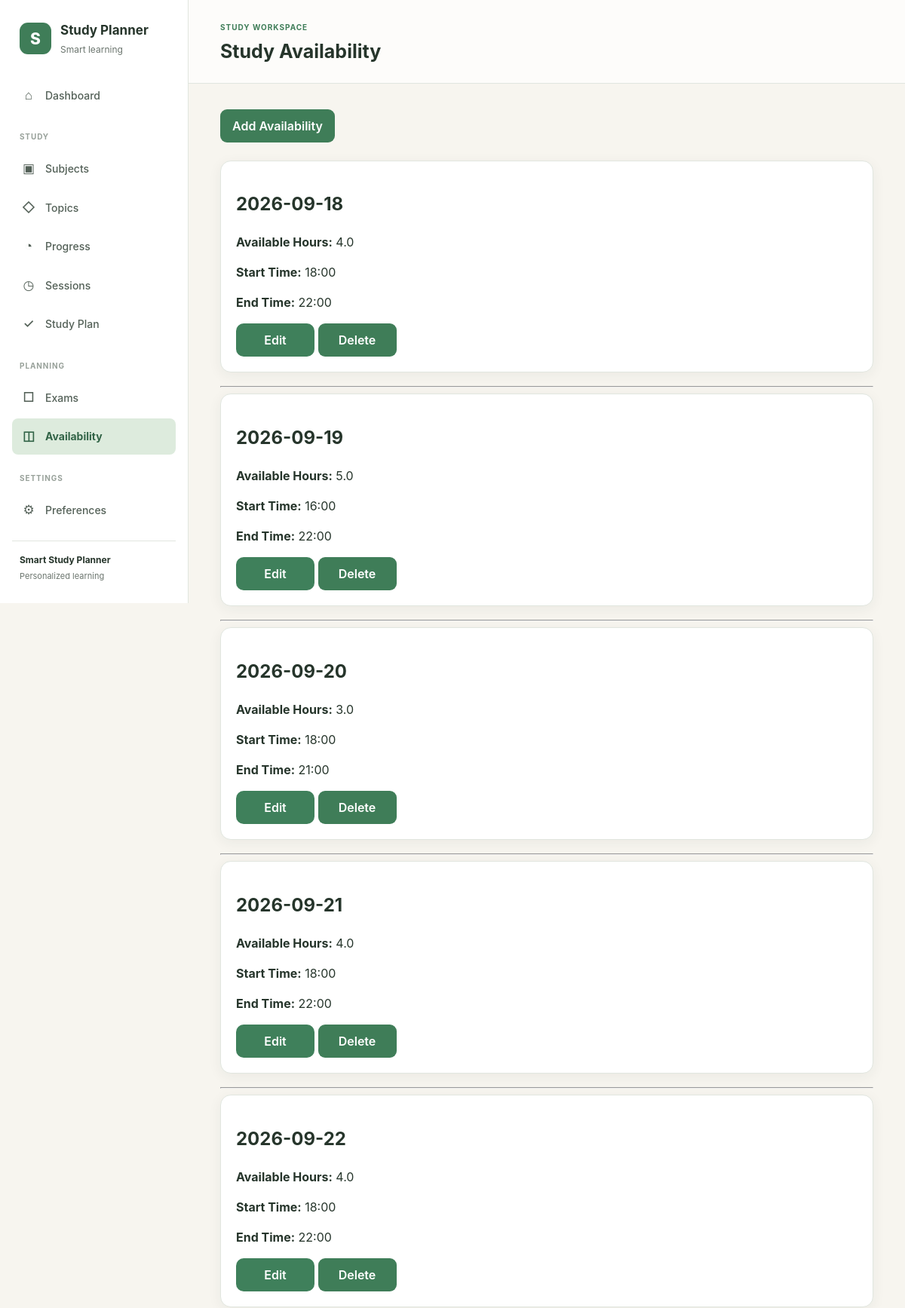
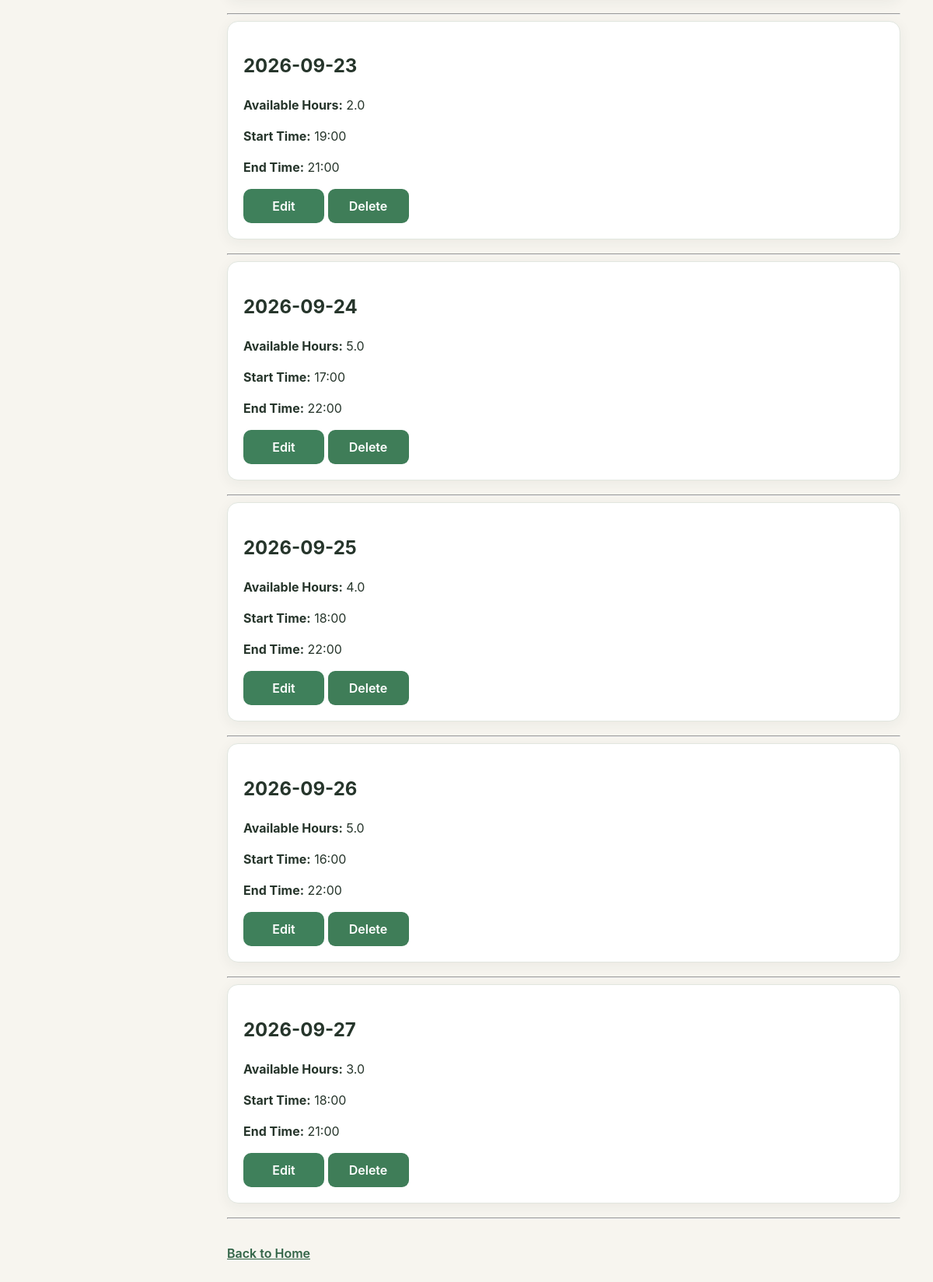
Page /availability on the earlier database version (2 pictures, top to bottom).
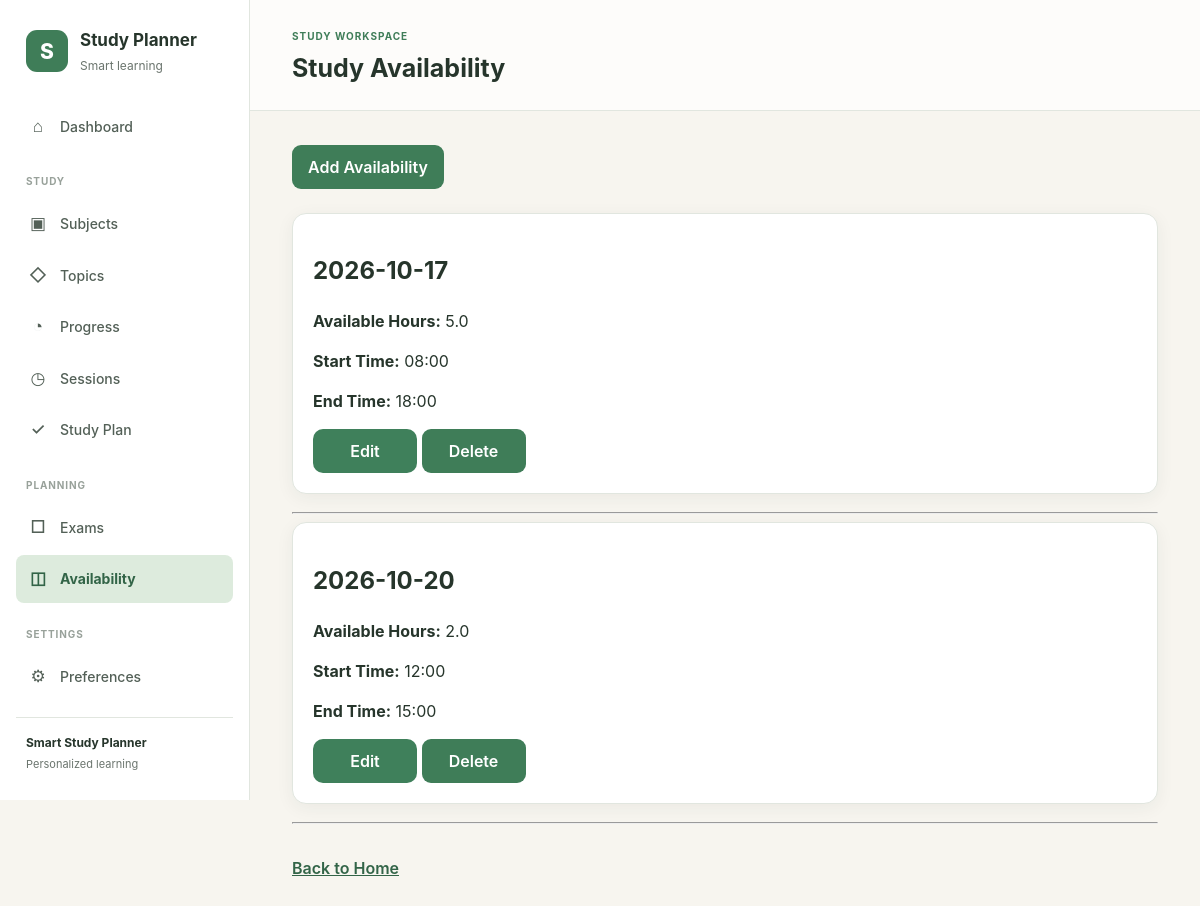
Same page on the later database version.
### tables this page shows
CREATE TABLE availability (
    availability_id INTEGER PRIMARY KEY AUTOINCREMENT,

    student_id INTEGER NOT NULL,

    available_date TEXT NOT NULL,

    available_hours REAL NOT NULL,

    start_time TEXT,

    end_time TEXT,

    FOREIGN KEY (student_id)
        REFERENCES students(student_id)
        ON DELETE CASCADE,

    CHECK (available_hours >= 0),

    UNIQUE(student_id, available_date)
);

### app.py (the view)
@app.route("/availability")
def availability():
    db = get_db()
    cursor = db.execute("""
        SELECT
            availability_id,
            available_date,
            available_hours,
            start_time,
            end_time
        FROM availability
        WHERE student_id = ?
        ORDER BY available_date
    """, (1,))
    availability = cursor.fetchall()
    return render_template(
        "availability.html",
        availability=availability
    )

### app.py (called while the page is built)
def get_db():
    if "db" not in g:
        g.db = sqlite3.connect(DATABASE)
        g.db.row_factory = sqlite3.Row
        g.db.execute("PRAGMA foreign_keys = ON")
    return g.db

### templates/availability.html (shortened to what this page needs)
{% extends 'base.html' %}
{% block page_heading %}Study Availability{% endblock %}
{% block content %}
<div class="container">
    <a href="{{ url_for('add_availability') }}">
        <button>Add Availability</button>
    </a>
    <br><br>
    {% if availability %}
    {% for item in availability %}
    <div class="availability-card">
        <h2>
            {{ item["available_date"] }}
        </h2>
        <p>
            <strong>Available Hours:</strong>
            {{ item["available_hours"] }}
        </p>
        <p>
            <strong>Start Time:</strong>
            {{ item["start_time"] or "Not specified" }}
        </p>
        <p>
            <strong>End Time:</strong>
            {{ item["end_time"] or "Not specified" }}
        </p>
        <a
    href="{{ url_for('edit_availability', availability_id=item['availability_id']) }}"
    class="action-btn"
>
    Edit
</a>
        <form action="{{ url_for(
                            'delete_availability',
                            availability_id=item['availability_id']
                        ) }}" method="POST" style="display:inline;">
            <button
    type="submit"
    class="action-btn"
    onclick="return confirm('Delete this availability?')"
>
    Delete
</button>
        </form>
    </div>
    <hr>
    {% endfor %}
    {% else %}
    <p>
        No availability has been added.
    </p>
    {% endif %}
    <br>
    <a href="{{ url_for('home') }}">
        Back to Home
    </a>
</div>
{% endblock %}

### templates/base.html (shortened to what this page needs)
<!DOCTYPE html>
<html lang="en">
<head>
    <link
        rel="stylesheet"
        href="{{ url_for('static', filename='css/style.css') }}"
    >
</head>
<body>
    <div class="app-layout">
        <aside class="sidebar">
            <div class="sidebar-brand">
                <div class="brand-icon">S</div>
                <div>
                    <h2>Study Planner</h2>
                    <span>Smart learning</span>
                </div>
            </div>
            <nav class="sidebar-nav">
                <a
                    href="{{ url_for('home') }}"
                    class="nav-item {% if request.endpoint == 'home' %}active{% endif %}"
                >
                    <span class="nav-icon">⌂</span>
                    <span>Dashboard</span>
                </a>
                <div class="nav-section">
                    STUDY
                </div>
                <a
                    href="{{ url_for('subjects') }}"
                    class="nav-item {% if request.endpoint in ['subjects', 'add_subject', 'edit_subject'] %}active{% endif %}"
                >
                    <span class="nav-icon">▣</span>
                    <span>Subjects</span>
                </a>
                <a
    href="{{ url_for('subjects') }}"
    class="nav-item {% if request.endpoint in ['topics', 'add_topic', 'edit_topic'] %}active{% endif %}"
>
    <span class="nav-icon">◇</span>
    <span>Topics</span>
</a>
                <a
                    href="{{ url_for('progress') }}"
                    class="nav-item {% if request.endpoint in ['progress', 'edit_progress'] %}active{% endif %}"
                >
                    <span class="nav-icon">◔</span>
                    <span>Progress</span>
                </a>
                <a
                    href="{{ url_for('sessions') }}"
                    class="nav-item {% if request.endpoint in ['sessions', 'add_session', 'edit_session'] %}active{% endif %}"
                >
                    <span class="nav-icon">◷</span>
                    <span>Sessions</span>
                </a>
                <a
                    href="{{ url_for('study_plan') }}"
                    class="nav-item {% if request.endpoint == 'study_plan' %}active{% endif %}"
                >
                    <span class="nav-icon">✓</span>
                    <span>Study Plan</span>
                </a>
                <div class="nav-section">
                    PLANNING
                </div>
                <a
                    href="{{ url_for('exams') }}"
                    class="nav-item {% if request.endpoint in ['exams', 'add_exam', 'edit_exam'] %}active{% endif %}"
                >
                    <span class="nav-icon">□</span>
                    <span>Exams</span>
                </a>
                <a
                    href="{{ url_for('availability') }}"
                    class="nav-item {% if request.endpoint in ['availability', 'add_availability', 'edit_availability'] %}active{% endif %}"
                >
                    <span class="nav-icon">◫</span>
                    <span>Availability</span>
                </a>
                <div class="nav-section">
                    SETTINGS
                </div>
                <a
                    href="{{ url_for('preferences') }}"
                    class="nav-item {% if request.endpoint in ['preferences', 'edit_preferences'] %}active{% endif %}"
                >
                    <span class="nav-icon">⚙</span>
                    <span>Preferences</span>
                </a>
            </nav>
            <div class="sidebar-footer">
                <span>Smart Study Planner</span>
                <small>Personalized learning</small>
            </div>
        </aside>
        <main class="main-content">
            <header class="topbar">
                <div>
                    <span class="topbar-label">
                        STUDY WORKSPACE
                    </span>
                    <h1>
                        {% block page_heading %}
                        {% endblock %}
                    </h1>
                </div>
            </header>
            <div class="page-content">
                {% block content %}
                {% endblock %}
            </div>
        </main>
    </div>
</body>
</html>

Differences in the rows shown:
removed availability: available_date "2026-09-18", available_hours "4.0", start_time "18:00", end_time "22:00"
removed availability: available_date "2026-09-19", available_hours "5.0", start_time "16:00", end_time "22:00"
removed availability: available_date "2026-09-20", available_hours "3.0", start_time "18:00", end_time "21:00"
removed availability: available_date "2026-09-21", available_hours "4.0", start_time "18:00", end_time "22:00"
removed availability: available_date "2026-09-22", available_hours "4.0", start_time "18:00", end_time "22:00"
removed availability: available_date "2026-09-23", available_hours "2.0", start_time "19:00", end_time "21:00"
removed availability: available_date "2026-09-24", available_hours "5.0", start_time "17:00", end_time "22:00"
removed availability: available_date "2026-09-25", available_hours "4.0", start_time "18:00", end_time "22:00"
removed availability: available_date "2026-09-26", available_hours "5.0", start_time "16:00", end_time "22:00"
removed availability: available_date "2026-09-27", available_hours "3.0", start_time "18:00", end_time "21:00"
added availability: available_date "2026-10-17", available_hours "5.0", start_time "08:00", end_time "18:00"
added availability: available_date "2026-10-20", available_hours "2.0", start_time "12:00", end_time "15:00"
